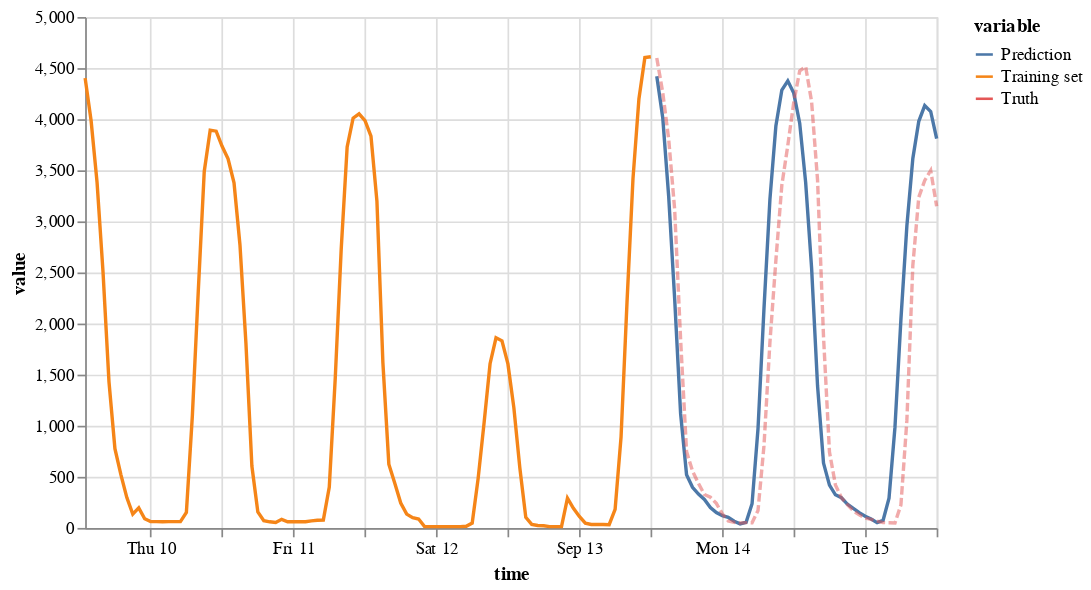

Notebook code for this chart:
### Code cell
on.plots.prediction(train[-96:], pred, test[:48])

### Figure 1 — Vega specification as saved in the notebook (floating-point values rounded to 4 significant figures; data arrays with more than 128 entries replaced by an {"elided": "..."} marker saying what was removed)
{"$schema": "https://vega.github.io/schema/vega/v5.json", "data": [{"name": "source_0", "values": {"elided": "192 records"}, "transform": [{"type": "formula", "expr": "toDate(datum['time'])", "as": "time"}]}, {"name": "source_0_y_domain_value", "values": [{"min": 13.0, "max": 4611.0}]}, {"name": "source_0_color_domain_variable", "values": [{"variable": "Training set"}, {"variable": "Prediction"}, {"variable": "Truth"}]}], "marks": [{"type": "group", "name": "pathgroup", "from": {"facet": {"data": "source_0", "name": "faceted_path_main", "groupby": ["variable"]}}, "encode": {"update": {"width": {"field": {"signal": null, "datum": null, "group": "width", "parent": null}}, "height": {"field": {"signal": null, "datum": null, "group": "height", "parent": null}}}}, "marks": [{"type": "line", "name": "marks", "from": {"data": "faceted_path_main"}, "sort": {"field": "datum[\"time\"]"}, "encode": {"update": {"x": {"field": "time", "scale": "x"}, "strokeDash": [{"value": [5, 2], "test": "(datum.variable === 'Truth')"}, {"value": [0]}], "description": {"signal": "\"time: \" + (timeFormat(datum[\"time\"], '%b %d, %Y')) + \"; value: \" + (format(datum[\"value\"], \"\")) + \"; variable: \" + (isValid(datum[\"variable\"]) ? datum[\"variable\"] : \"\"+datum[\"variable\"])"}, "y": {"field": "value", "scale": "y"}, "defined": {"signal": "isValid(datum[\"time\"]) && isFinite(+datum[\"time\"]) && isValid(datum[\"value\"]) && isFinite(+datum[\"value\"])"}, "stroke": {"field": "variable", "scale": "color"}, "opacity": [{"value": 0.5, "test": "(datum.variable === 'Truth')"}, {"value": 1}]}}, "style": ["line"]}]}], "scales": [{"name": "x", "type": "time", "domain": {"data": "source_0", "field": "time"}, "range": [0, {"signal": "width"}]}, {"name": "y", "type": "linear", "domain": [{"signal": "(data(\"source_0_y_domain_value\")[0] || {}).min"}, {"signal": "(data(\"source_0_y_domain_value\")[0] || {}).max"}], "range": [{"signal": "height"}, 0], "nice": true, "zero": true}, {"name": "color", "type": "ordinal", "domain": {"data": "source_0_color_domain_variable", "field": "variable", "sort": true}, "range": "category"}], "axes": [{"scale": "x", "orient": "bottom", "domain": false, "maxExtent": 0, "tickCount": {"signal": "ceil(width/40)"}, "aria": false, "zindex": 0, "minExtent": 0, "gridScale": "y", "ticks": false, "grid": true, "labels": false}, {"scale": "y", "domain": false, "minExtent": 0, "orient": "left", "maxExtent": 0, "ticks": false, "grid": true, "tickCount": {"signal": "ceil(height/40)"}, "aria": false, "gridScale": "x", "labels": false, "zindex": 0}, {"scale": "x", "title": "time", "labelOverlap": true, "orient": "bottom", "tickCount": {"signal": "ceil(width/40)"}, "grid": false, "zindex": 0, "labelFlush": true}, {"scale": "y", "tickCount": {"signal": "ceil(height/40)"}, "orient": "left", "labelOverlap": true, "title": "value", "grid": false, "zindex": 0}], "background": "white", "style": "cell", "legends": [{"stroke": "color", "symbolType": "stroke", "title": "variable", "encode": {"symbols": {"update": {"opacity": {"value": 1}}}}}], "padding": 5, "width": 500, "height": 300}
